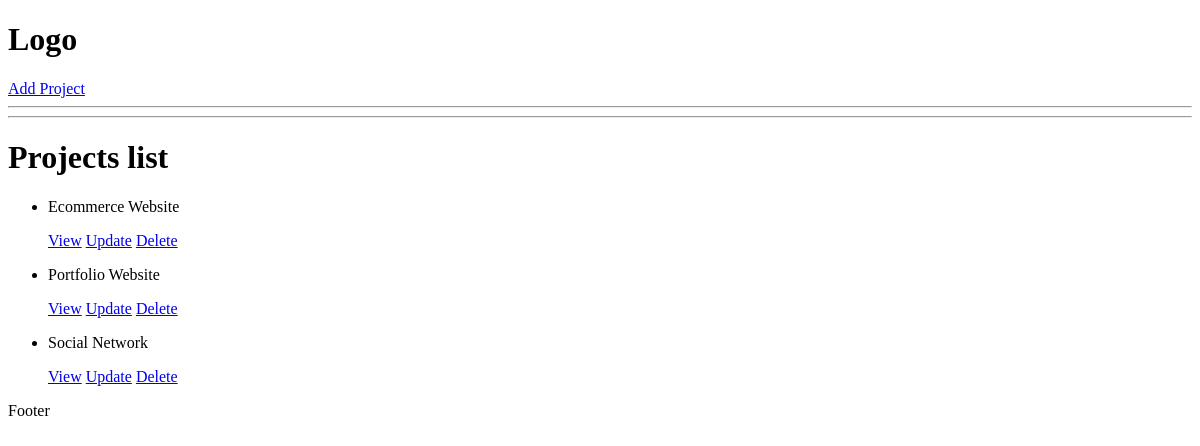
The app's page /, older data.
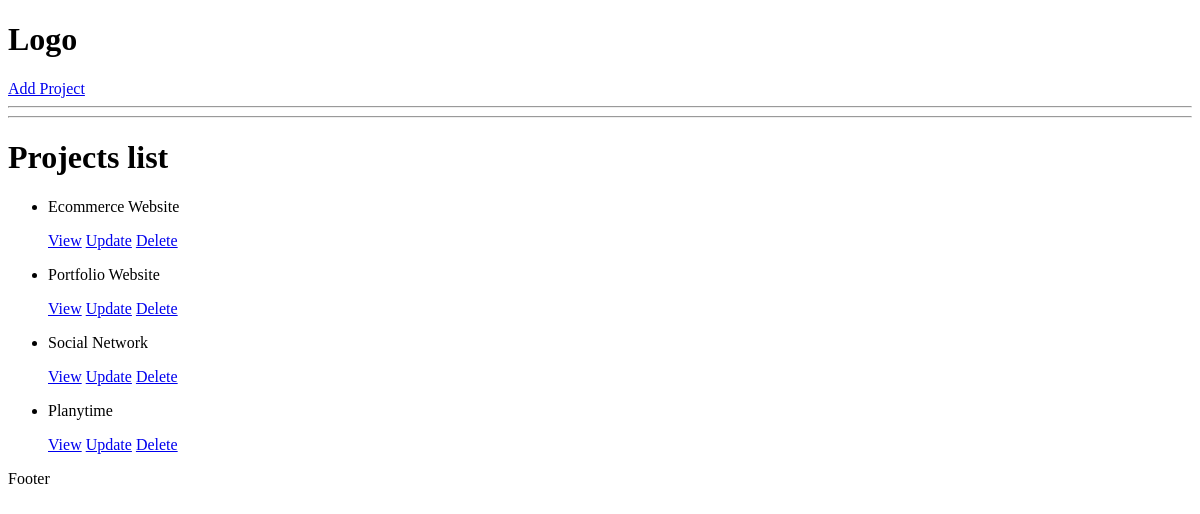
The same page, newer data.
### projects/models.py (models this page shows, shortened)
class Project(models.Model):
    title = models.CharField(max_length=200)
    description = models.TextField()
    demo_link = models.CharField(max_length=2000, null=True, blank=True)
    source_link = models.CharField(max_length=2000, null=True, blank=True)
    created = models.DateTimeField(auto_now_add=True)
    id = models.UUIDField(unique=True, primary_key=True, default=uuid.uuid4, editable=False)
    tags = models.ManyToManyField('Tag', blank=True)
    vote_total = models.IntegerField(default=0, null=True, blank=True)
    vote_ratio = models.IntegerField(default=0, null=True, blank=True)

### projects/views.py (the view)
# urls.py: path('', include('projects.urls'))
def projects(request):
    projects = Project.objects.all()
    context = {'projectsList': projects}
    return render(request, 'projects/projects.html', context)

### projects/templates/projects/projects.html
{% extends 'main.html' %}
{% block content %}
<hr/>
<h1>Projects list</h1>
<ul>
     {% for project in projectsList %}
          <li>
               <p>{{ project.title }}</p>
               <a href="{% url 'project' project.id %}">View</a>
               <a href="{% url 'update-project' project.id %}">Update</a>
               <a href="{% url 'delete-project' project.id %}">Delete</a>
          </li>
     {% endfor %}
</ul>
{% endblock %}

### templates/main.html (shortened to what this page needs)
<!DOCTYPE html>
<html lang="en">
<head>
</head>
<body>
    {% include 'navbar.html' %}
    {% block content %}
    {% endblock %}
    <p>Footer</p>
</body>
</html>

### templates/navbar.html
<h1>Logo</h1>
<a href="{% url 'create-project' %}">Add Project</a>
<hr/>

Row changes from the older to the newer data that the page shows:
added Project: title "Planytime"
